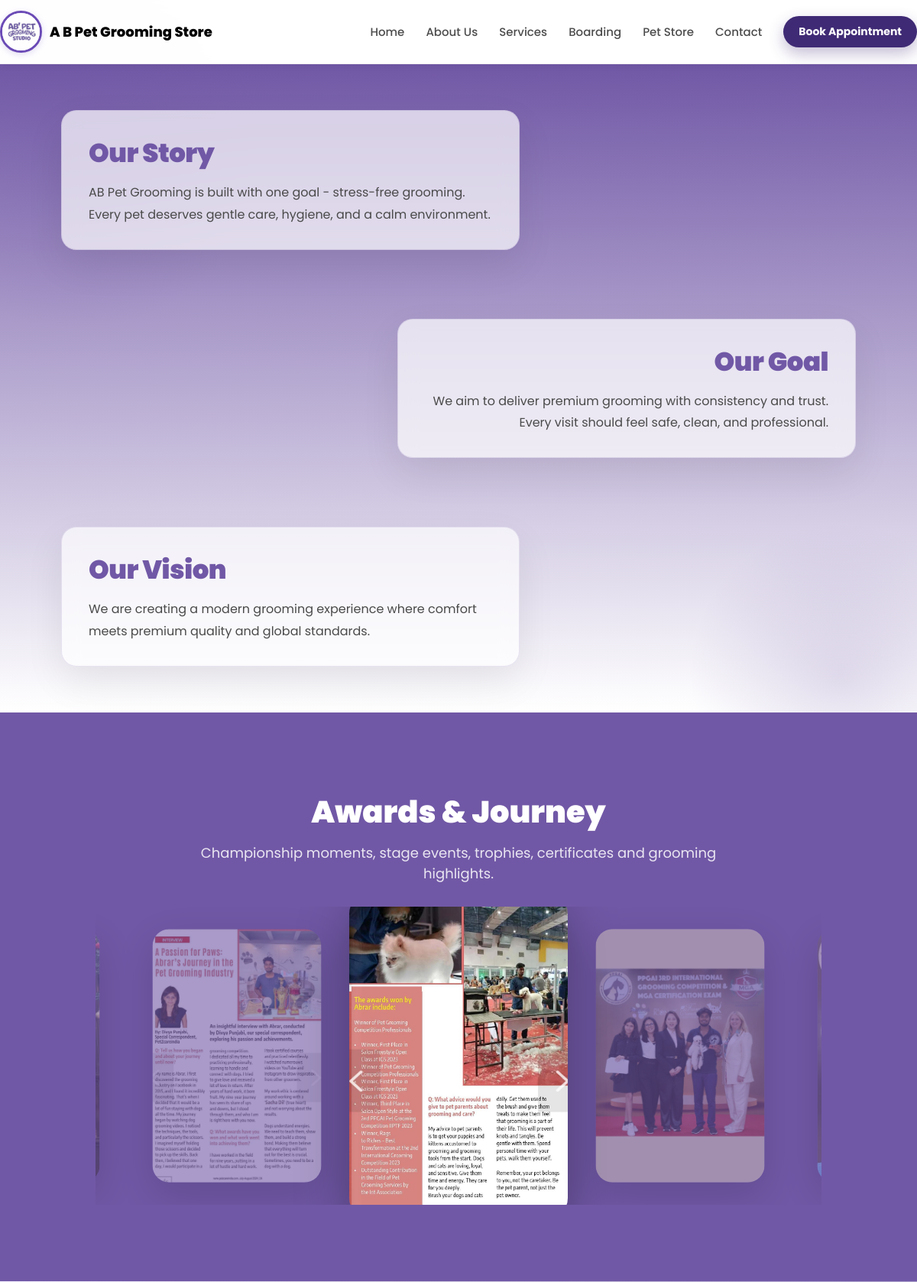
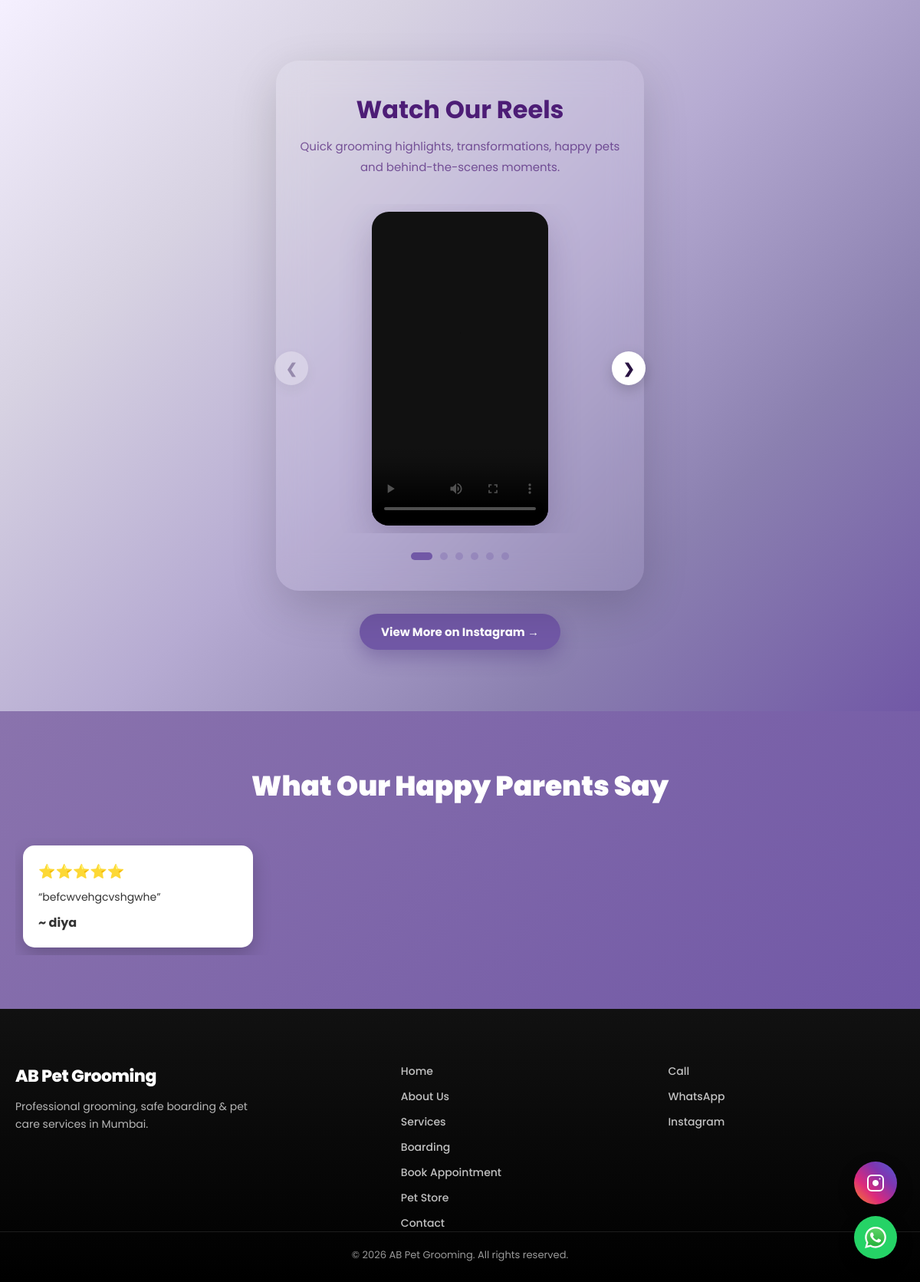
Page /about.php on the committed database (2 pictures, top to bottom).
### tables this page shows
CREATE TABLE `reviews` (
  `id` int(11) NOT NULL,
  `name` varchar(100) DEFAULT NULL,
  `rating` int(11) DEFAULT NULL,
  `message` text DEFAULT NULL,
  `status` enum('pending','approved') DEFAULT 'pending',
  `created_at` timestamp NOT NULL DEFAULT current_timestamp()
);

### about.php (the view, shortened to what this page needs)
<?php include "includes/header.php"; ?>
<link rel="stylesheet" href="assets/css/about-slider.css">
<section class="story-flow">
  <div class="container">
    <div class="story-block">
      <h2>Our Story</h2>
      <p>
        AB Pet Grooming is built with one goal - stress-free grooming.
        Every pet deserves gentle care, hygiene, and a calm environment.
      </p>
    </div>
    <div class="story-block">
      <h2>Our Goal</h2>
      <p>
        We aim to deliver premium grooming with consistency and trust.
        Every visit should feel safe, clean, and professional.
      </p>
    </div>
    <div class="story-block">
      <h2>Our Vision</h2>
      <p>
        We are creating a modern grooming experience where comfort meets
        premium quality and global standards.
      </p>
    </div>
  </div>
</section>
<section class="awardsStack">
  <div class="container">
    <div class="awardsHead">
      <h3>Awards & Journey</h3>
      <p>Championship moments, stage events, trophies, certificates and grooming highlights.</p>
    </div>
    <div class="stackWrap">
      <div class="stackStage">
        <div class="stackTrack" id="slider">
          <div class="stackItem"><img src="assets/images/about/about.jpg" alt=""></div>
          <div class="stackItem"><img src="assets/images/about/about1.jpg" alt=""></div>
          <div class="stackItem"><img src="assets/images/about/about2.jpg" alt=""></div>
          <div class="stackItem"><img src="assets/images/about/about3.jpg" alt=""></div>
          <div class="stackItem"><img src="assets/images/about/about17.jpg" alt=""></div>
        </div>
      </div>
    </div>
  </div>
</section>
<section class="reelsSection">
  <div class="container">
    <div class="reelsHead">
      <h2>Watch Our Reels</h2>
      <p>Quick grooming highlights, transformations, happy pets and behind-the-scenes moments.</p>
    </div>
    <div class="reelsWrap">
      <button class="reelBtn reelPrev" type="button">&#10094;</button>
      <div class="reelsViewport">
        <div class="reelsTrack" id="reelsTrack">
          <div class="reelSlide">
            <div class="reelCard">
              <video class="reelVideo" controls playsinline preload="metadata" poster="assets/images/reels/reel1.jpg">
                <source src="assets/videos/reels/reel1.mp4" type="video/mp4">
              </video>
            </div>
          </div>
        </div>
      </div>
      <button class="reelBtn reelNext" type="button">&#10095;</button>
    </div>
    <div class="reelsDots" id="reelsDots"></div>
  </div>
  <div class="reelsInstagram">
  <a href="https://www.instagram.com/ab_pet_grooming_studio?igsh=ZnVnazFkdmJkdXho" target="_blank" class="instaBtn">
    View More on Instagram →
  </a>
</div>
</section>
<section class="review-section">
  <h2 class="review-title">What Our Happy Parents Say </h2>
  <div class="carousel">
    <div class="carousel-track">
      <?php
      include "config/db.php";
      $result = $conn->query("
        SELECT * FROM reviews
        WHERE status='approved'
        ORDER BY id DESC
      ");
      while($row = $result->fetch_assoc()){
      ?>
      <div class="review-card">
        <div class="stars">
          <?= str_repeat("⭐", $row['rating']) ?>
        </div>
        <p class="review-text">
          “<?= $row['message'] ?>”
        </p>
        <h4 class="review-name">
          ~ <?= $row['name'] ?>
        </h4>
      </div>
      <?php } ?>
    </div>
  </div>
</section>
<?php include "includes/footer.php"; ?>

### assets/css/style.css (style rules this page uses)
:root { --royal-dark: #3f2a75; --royal: #5a3ec8; --royal-light: #a58ae6; --royal-soft: #f3eeff; --text-dark: #1c1c1c; --white: #ffffff; }
* { margin: 0; padding: 0; box-sizing: border-box; font-family: 'Poppins', sans-serif; }
body { background: linear-gradient(180deg, #f6f1ff, #ffffff); color: var(--text-dark); }
.container { max-width: 1200px; margin: auto; padding: 0 20px; }

### rows in the picture
reviews: rating "⭐⭐⭐⭐⭐", message "befcwvehgcvshgwhe", name "diya"
